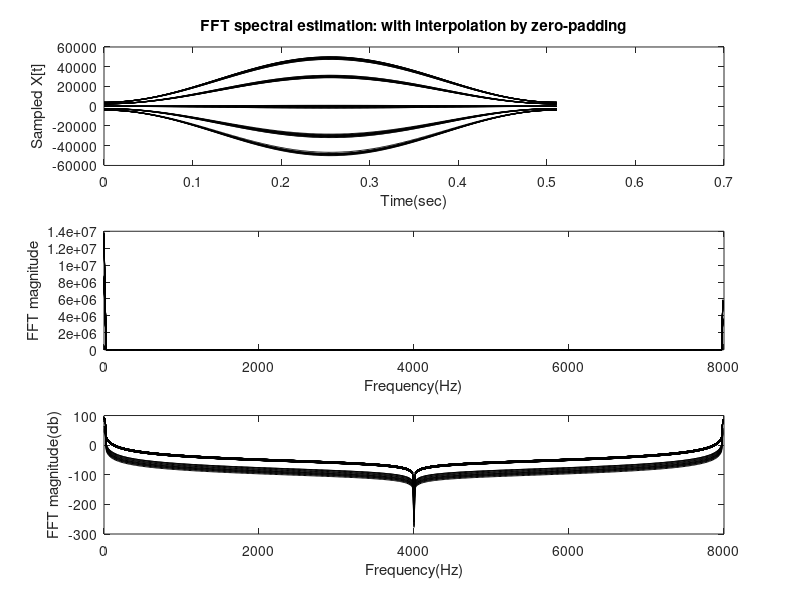
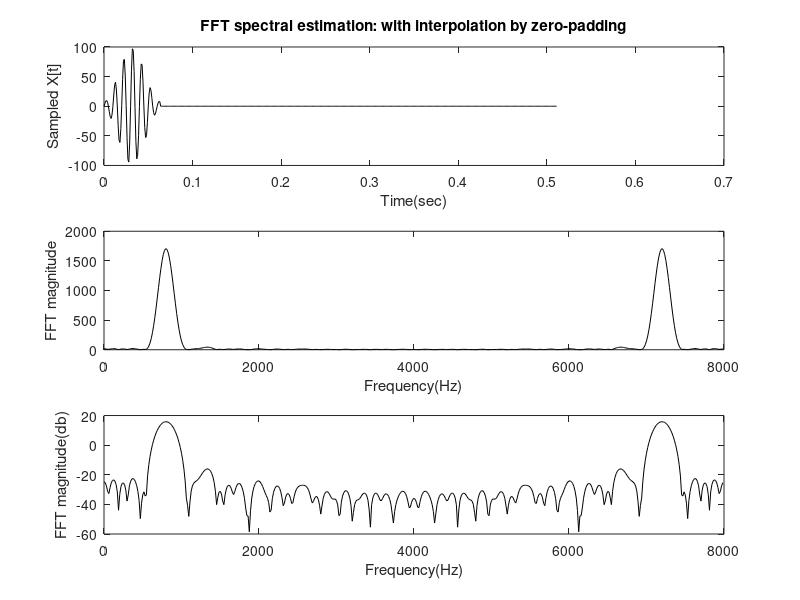

Write MATLAB code to recreate these figures, in order.
%Sebastian Van der Borght 4meii2 A5

%variabelen
A1 = 100;
f1 = 100;
A2 = 2;
f2 = 164.25;
n = 64;
npad = 512;
zpad = (0:(npad-n-1));
fs = 1000;
ts = 1/fs;
t = (0:(n-1))*ts;
df = (0:(n-1))*fs/n;
tpad = (0:(npad-1))*ts;
dfpad = (0:(npad-1))*fs/n;

%golfvorm in discrete tijdsdomein
xn = (A1*sin(2*pi*f1*t))+(A2*sin(2*pi*f2*t))+ randn(size(t));

%hamming window op zero padded signaal
windowpad = hamming(npad).*xn*npad';

%plot van hamming window op zero padded signaal
figure(3)
subplot(3,1,1)
plot(tpad, windowpad, 'k');
title('FFT spectral estimation: with interpolation by zero-padding');
xlabel('Time(sec)'), ylabel('Sampled X[t]')

%plot van fft op zero padded signaal met hamming window
subplot(3,1,2)
plot(dfpad, abs(fft(windowpad)),'k');
xlabel('Frequency(Hz)'), ylabel('FFT magnitude')

%plot van PSD van zero padded signaal met hamming window
subplot(3,1,3)
plot(dfpad, 20*log10(abs(fft(windowpad)/sum(hamming(npad)))), 'k');
xlabel('Frequency(Hz)'), ylabel('FFT magnitude(db)')

%hamming window op xn
window = hamming(n).*xn';

%golfvorm zero padding na hamming window
xnpad = [window' zeros(size(zpad))];

%plot van hamming window op xn en dan zero padding
figure(4)
subplot(3,1,1)
plot(tpad, xnpad, 'k');
title('FFT spectral estimation: with interpolation by zero-padding');
xlabel('Time(sec)'), ylabel('Sampled X[t]')

%plot fft van xn met hamming window en dan zero padding
subplot(3,1,2)
plot(dfpad, abs(fft(xnpad)),'k');
xlabel('Frequency(Hz)'), ylabel('FFT magnitude')

%plot PSD van xn met hamming window en dan zero padding
subplot(3,1,3)
plot(dfpad, 20*log10(abs(fft(xnpad)/sum(hamming(npad)))), 'k');
xlabel('Frequency(Hz)'), ylabel('FFT magnitude(db)')
